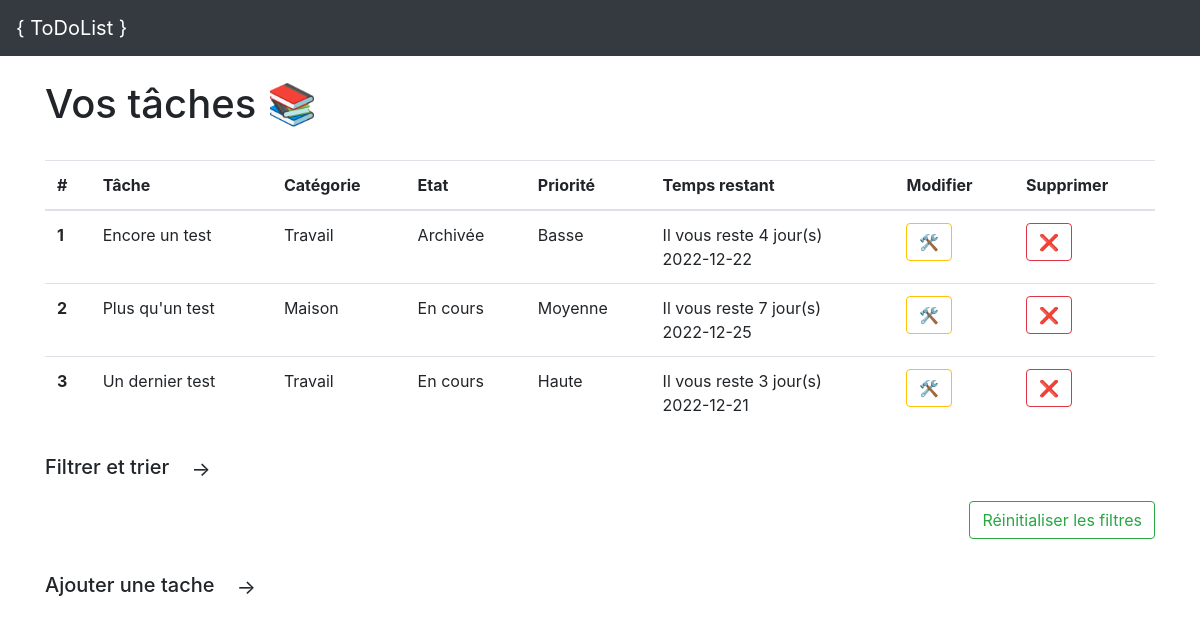
Before: / with the older database file.
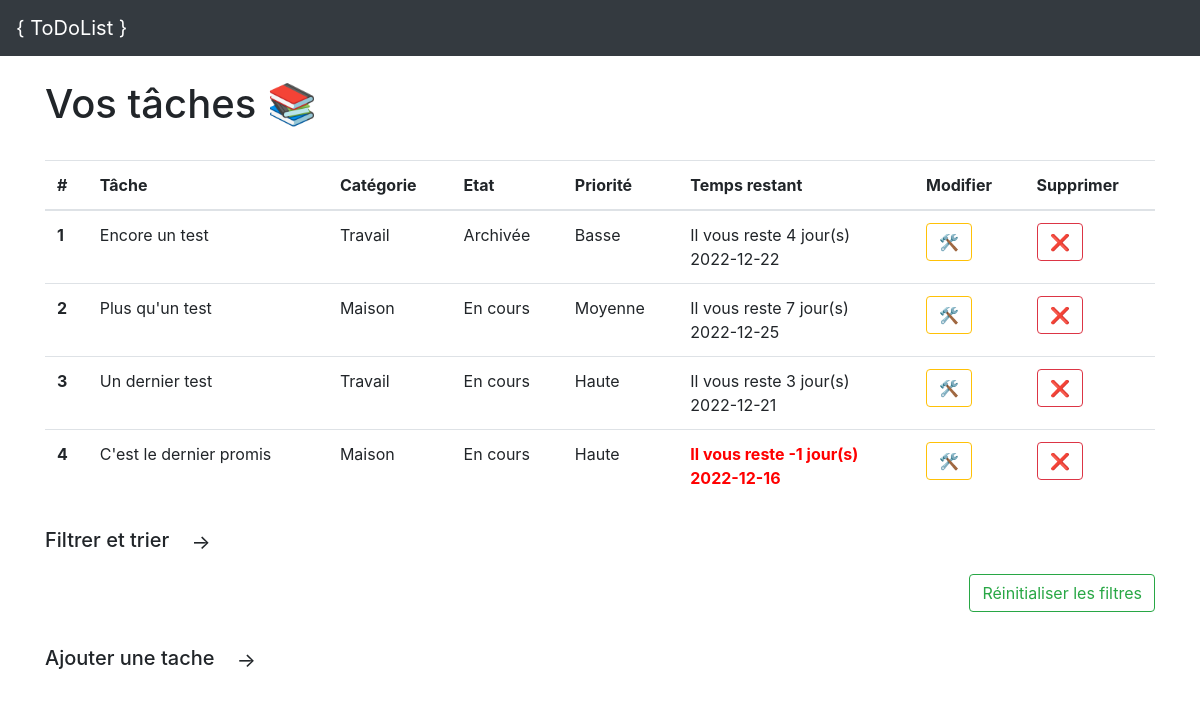
After: the same page with the newer database file.
### tables this page shows
CREATE TABLE "Taches" (
	"titre"	TEXT NOT NULL DEFAULT 'length(titre)<=50',
	"idCategorie"	INTEGER NOT NULL,
	"idEtat"	TEXT NOT NULL DEFAULT 1,
	"idPriorite"	INTEGER NOT NULL,
	"dateEcheance"	TEXT NOT NULL,
	"dateFin"	TEXT,
	"idTache"	INTEGER NOT NULL PRIMARY KEY AUTOINCREMENT UNIQUE,
	FOREIGN KEY("idPriorite") REFERENCES "Priorite"("idPriorite"),
	FOREIGN KEY("idEtat") REFERENCES "Etat"("idEtat"),
	FOREIGN KEY("idCategorie") REFERENCES "Categorie"("idCategorie")
);

CREATE TABLE "Categorie" (
	"nom"	TEXT,
	"idCategorie"	INTEGER NOT NULL PRIMARY KEY AUTOINCREMENT UNIQUE
);

CREATE TABLE "Etat" (
	"nom"	TEXT,
	"idEtat"	INTEGER NOT NULL PRIMARY KEY AUTOINCREMENT UNIQUE
);

CREATE TABLE "Priorite" (
	"nom"	TEXT,
	"idPriorite"	INTEGER PRIMARY KEY AUTOINCREMENT UNIQUE
);

### main.py (the view)
@app.route("/")
def accueillir():
    return render_template("accueil.html", results=maj())

### databases/bdd.py (called while the page is built)
    def request(self, choice: str, parameters=None):
        if parameters is None:
            parameters = []
        results = []
        try:
            command = self.sql_request_dictionary[str(choice)]
        except KeyError:
            return "Choice does not exist"
        results += self.execute(command=command, parameters=parameters)
        return results

    def execute(self, command, parameters):
        cursor = self.database.cursor()  # Placing cursor
        result_list = cursor.execute(command, parameters)  # Execute a sql request
        self.database.commit()
        return result_list.fetchall()

### main.py (called while the page is built)
def maj():
    new_results = database.request("get_all")
    return new_results

### templates/accueil.html (shortened to what this page needs)
{% extends "base.html" %}
{% block contenu %}
<h1>Vos tâches 📚</h1>
<br>
<table class="table table-hover">
    <thead>
    <tr>
        <th scope="col">#</th>
        <th scope="col">Tâche</th>
        <th scope="col">Catégorie</th>
        <th scope="col">Etat</th>
        <th scope="col">Priorité</th>
        <th scope="col">Temps restant</th>
        <th scope="col">Modifier</th>
        <th scope="col">Supprimer</th>
    </tr>
    </thead>
    <tbody>
    {% for tache in results %}
    <tr>
        <th scope="row">{{ results.index(tache) + 1 }}</th>
        <td>{{ tache[0] }}</td>
        <td>{{ tache[1] }}</td>
        <td>{{ tache[2] }}</td>
        <td>{{ tache[3] }}</td>
        <td id="{{ tache[6]+1 }}" class="temps">Il vous reste {{ tache[6]+1 }} jour(s)<br> {{ tache[4] }}</td>
        <td>
            <form action="/ouvrir_modfier" method="POST">
                <button
                        type="submit" class="btn btn-outline-warning" name="tache" value="{{ tache }}">🛠️
                </button>
            </form>
        </td>
        <td>
            <form action="/supprimer" method="POST">
                <button type="submit" class="btn btn-outline-danger" name="idTache" value="{{ tache[-1] }}"
                        onclick="SendNotif('a bien été supprimée.', task_name='{{ tache[0] }}')">❌</button>
            </form>
        </td>
    </tr>
    {% endfor %}
    </tbody>
</table>
<div>
    <h5>Filtrer et trier
        <button class="btn btn_light btn-lg" id="buttonFiltrer" onclick="unhideFiltrer()">→</button>
    </h5>
    <form action="/reinitialiser" method="POST" id="reinitialiser">
        <button
                type="submit" class="btn btn-outline-success">Réinitialiser les filtres
        </button>
    </form>
</div>
<br>
<h5>Ajouter une tache
    <button class="btn btn_light btn-lg" id="buttonAjouter" onclick="unhideAjouter()">→</button>
</h5>
<br>
<br>
{% endblock %}

### templates/base.html (shortened to what this page needs)
<!doctype html>
<html lang="fr">
<head>
    <link rel="stylesheet" href="https://stackpath.bootstrapcdn.com/bootstrap/4.4.1/css/bootstrap.min.css">
    <link rel="stylesheet" href="{{ url_for('static', filename='base.css') }}" />
</head>
<body>
    <nav class="navbar navbar-expand-lg navbar-dark bg-dark">
        <a class="navbar-brand" href="#">{ ToDoList }</a>
    </nav>
    <div class="container">
        <br />
        {% block contenu %}
        {% endblock %}
    </div>
</body>
</html>

### static/base.css (style rules this page uses)
#reinitialiser { display: flex; justify-content: flex-end; margin-right: 0px; margin-top: 0px; }
.retard { color: red; font-weight: bold; }

Changed rows visible on the page:
added Taches: results "4", titre "C'est le dernier promis", nom "Maison", nom "En cours", nom "Haute", tache "-1", dateEcheance "2022-12-16"
